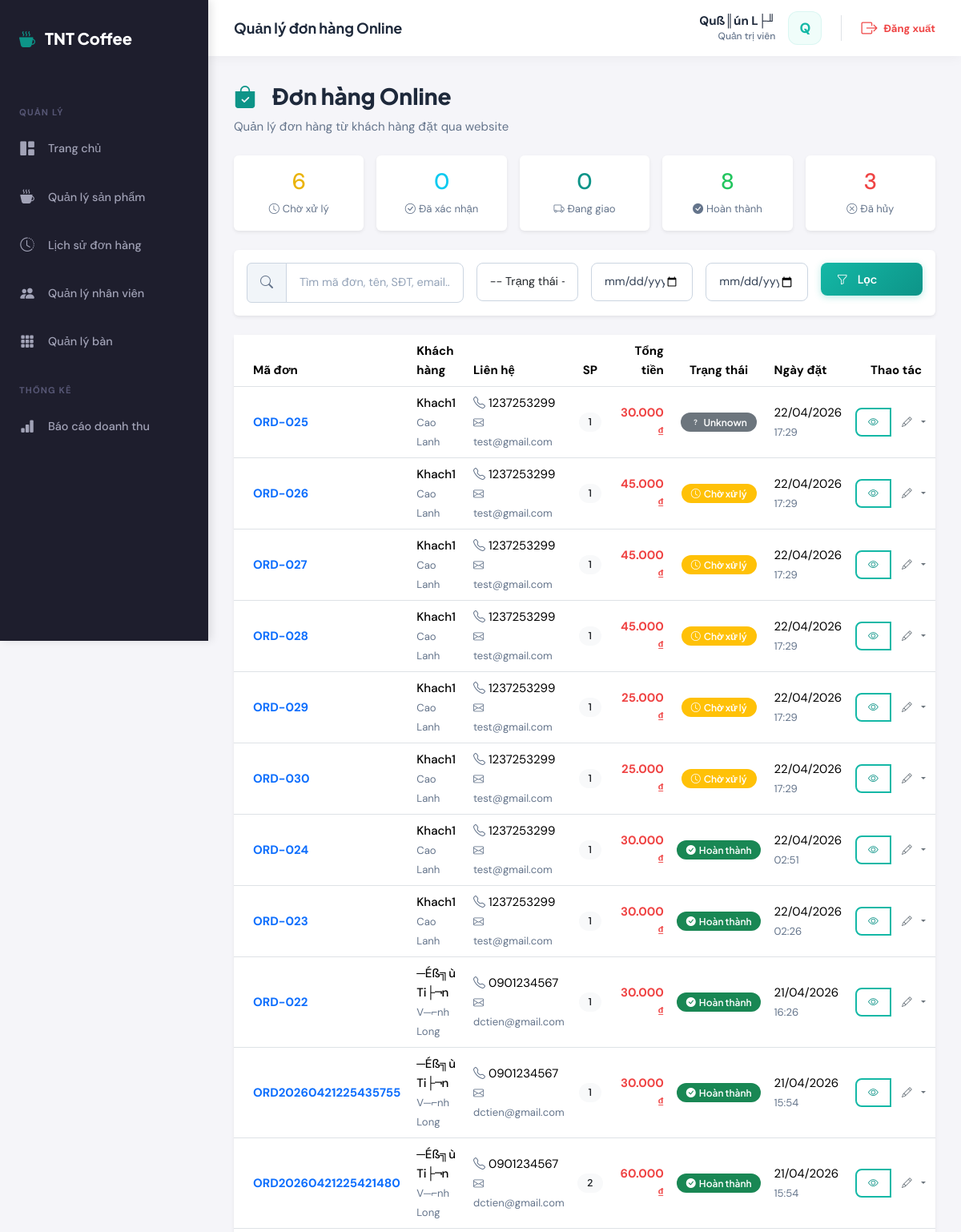
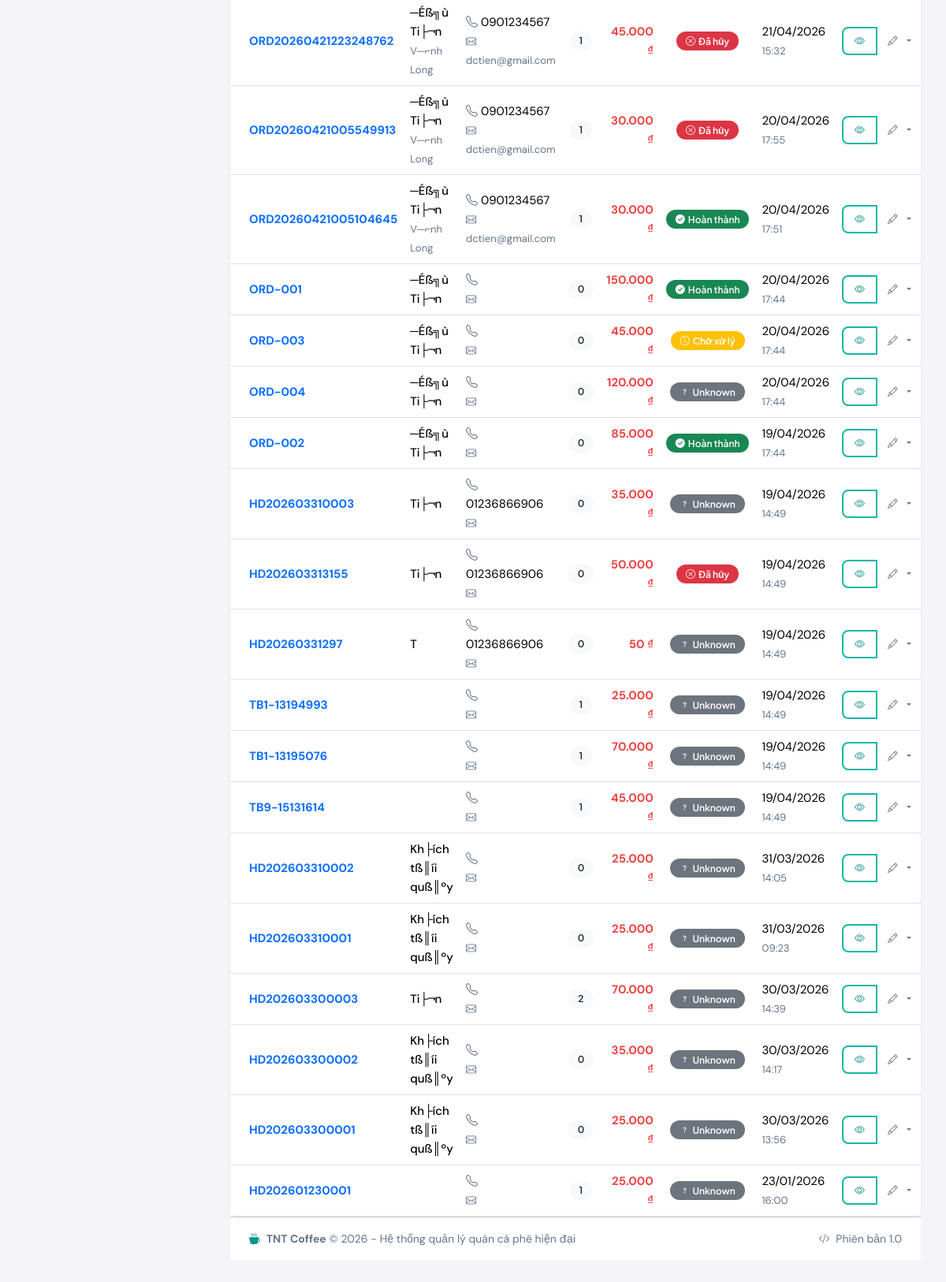
The app's page /admin/orders/index.php (signed in) with its own data (2 pictures, top to bottom).
### tables this page shows
CREATE TABLE `orders` (
  `id` int(11) NOT NULL AUTO_INCREMENT,
  `order_code` varchar(50) NOT NULL,
  `customer_name` varchar(100) DEFAULT NULL,
  `customer_phone` varchar(20) DEFAULT NULL,
  `customer_email` varchar(255) DEFAULT NULL,
  `shipping_address` text DEFAULT NULL,
  `user_id` int(11) DEFAULT NULL,
  `table_id` int(11) DEFAULT NULL,
  `customer_id` int(11) DEFAULT NULL,
  `total_amount` decimal(15,2) NOT NULL DEFAULT 0.00,
  `status` enum('pending','preparing','served','completed','cancelled') DEFAULT 'pending',
  `payment_status` enum('pending','paid') DEFAULT 'pending',
  `payment_method` enum('cash','transfer','cod') DEFAULT 'cod',
  `note` text DEFAULT NULL,
  `created_at` timestamp NULL DEFAULT current_timestamp(),
  `updated_at` timestamp NULL DEFAULT current_timestamp() ON UPDATE current_timestamp(),
  PRIMARY KEY (`id`),
  UNIQUE KEY `order_code` (`order_code`),
  KEY `user_id` (`user_id`),
  KEY `table_id` (`table_id`),
  KEY `customer_id` (`customer_id`),
  CONSTRAINT `orders_ibfk_1` FOREIGN KEY (`user_id`) REFERENCES `users` (`id`),
  CONSTRAINT `orders_ibfk_2` FOREIGN KEY (`table_id`) REFERENCES `tables` (`id`)
);

### config/config.php (called while the page is built, shortened)
<?php
function sanitize($data) {
    return htmlspecialchars(strip_tags(trim($data)));
}
function formatCurrency($amount) {
    return number_format($amount, 0, ',', '.') . ' ₫';
}

### config/database.php (called while the page is built, shortened)
<?php
function executeQuery($pdo, $sql, $params = []) {
    try {
        $stmt = $pdo->prepare($sql);
        $stmt->execute($params);
        return $stmt;
    } catch (PDOException $e) {
        error_log("Query Error: " . $e->getMessage());
        throw $e;
    }
}
function fetchOne($pdo, $sql, $params = []) {
    $stmt = executeQuery($pdo, $sql, $params);
    return $stmt->fetch();
}
function fetchAll($pdo, $sql, $params = []) {
    $stmt = executeQuery($pdo, $sql, $params);
    return $stmt->fetchAll();
}

### admin/orders/index.php (the view, shortened to what this page needs)
<?php
require_once dirname(dirname(__DIR__)) . '/config/config.php';
require_once dirname(dirname(__DIR__)) . '/config/database.php';
$status = sanitize($_GET['status'] ?? '');
$search = sanitize($_GET['search'] ?? '');
$dateFrom = sanitize($_GET['date_from'] ?? '');
$dateTo = sanitize($_GET['date_to'] ?? '');
$where = ['1=1'];
$params = [];
$whereClause = implode(' AND ', $where);
$orders = fetchAll($pdo, "
    SELECT o.*, c.email as account_email,
           (SELECT COUNT(*) FROM order_details WHERE order_id = o.id) as item_count
    FROM orders o
    LEFT JOIN customers c ON o.customer_id = c.id
    WHERE {$whereClause}
    ORDER BY o.created_at DESC
", $params);
$stats = [
    'pending' => fetchOne($pdo, "SELECT COUNT(*) as count FROM orders WHERE status = 'pending'")['count'],
    'confirmed' => fetchOne($pdo, "SELECT COUNT(*) as count FROM orders WHERE status = 'confirmed'")['count'],
    'shipping' => fetchOne($pdo, "SELECT COUNT(*) as count FROM orders WHERE status = 'shipping'")['count'],
    'completed' => fetchOne($pdo, "SELECT COUNT(*) as count FROM orders WHERE status = 'completed'")['count'],
    'cancelled' => fetchOne($pdo, "SELECT COUNT(*) as count FROM orders WHERE status = 'cancelled'")['count'],
];
$statusLabels = [
    'pending' => ['Chờ xử lý', 'warning', 'clock'],
    'confirmed' => ['Đã xác nhận', 'info', 'check-circle'],
    'shipping' => ['Đang giao', 'primary', 'truck'],
    'completed' => ['Hoàn thành', 'success', 'check-circle-fill'],
    'cancelled' => ['Đã hủy', 'danger', 'x-circle'],
];
require_once dirname(dirname(__DIR__)) . '/includes/header.php';
?>
<div class="d-flex justify-content-between align-items-center mb-4">
    <div>
        <h1 class="page-title">
            <i class="bi bi-bag-check-fill text-primary me-2"></i>Đơn hàng Online
        </h1>
        <p class="text-muted mb-0">Quản lý đơn hàng từ khách hàng đặt qua website</p>
    </div>
</div>
<div class="row g-3 mb-4">
    <div class="col-6 col-md">
        <a href="?status=pending" class="text-decoration-none">
            <div class="card border-0 shadow-sm h-100 <?= $status === 'pending' ? 'border-warning border-2' : '' ?>">
                <div class="card-body text-center py-3">
                    <div class="h3 mb-1 text-warning"><?= $stats['pending'] ?></div>
                    <small class="text-muted"><i class="bi bi-clock me-1"></i>Chờ xử lý</small>
                </div>
            </div>
        </a>
    </div>
    <div class="col-6 col-md">
        <a href="?status=confirmed" class="text-decoration-none">
            <div class="card border-0 shadow-sm h-100 <?= $status === 'confirmed' ? 'border-info border-2' : '' ?>">
                <div class="card-body text-center py-3">
                    <div class="h3 mb-1 text-info"><?= $stats['confirmed'] ?></div>
                    <small class="text-muted"><i class="bi bi-check-circle me-1"></i>Đã xác nhận</small>
                </div>
            </div>
        </a>
    </div>
    <div class="col-6 col-md">
        <a href="?status=shipping" class="text-decoration-none">
            <div class="card border-0 shadow-sm h-100 <?= $status === 'shipping' ? 'border-primary border-2' : '' ?>">
                <div class="card-body text-center py-3">
                    <div class="h3 mb-1 text-primary"><?= $stats['shipping'] ?></div>
                    <small class="text-muted"><i class="bi bi-truck me-1"></i>Đang giao</small>
                </div>
            </div>
        </a>
    </div>
    <div class="col-6 col-md">
        <a href="?status=completed" class="text-decoration-none">
            <div class="card border-0 shadow-sm h-100 <?= $status === 'completed' ? 'border-success border-2' : '' ?>">
                <div class="card-body text-center py-3">
                    <div class="h3 mb-1 text-success"><?= $stats['completed'] ?></div>
                    <small class="text-muted"><i class="bi bi-check-circle-fill me-1"></i>Hoàn thành</small>
                </div>
            </div>
        </a>
    </div>
    <div class="col-6 col-md">
        <a href="?status=cancelled" class="text-decoration-none">
            <div class="card border-0 shadow-sm h-100 <?= $status === 'cancelled' ? 'border-danger border-2' : '' ?>">
                <div class="card-body text-center py-3">
                    <div class="h3 mb-1 text-danger"><?= $stats['cancelled'] ?></div>
                    <small class="text-muted"><i class="bi bi-x-circle me-1"></i>Đã hủy</small>
                </div>
            </div>
        </a>
    </div>
</div>
<div class="card border-0 shadow-sm mb-4">
    <div class="card-body">
        <form method="GET" class="row g-3">
            <div class="col-md-4">
                <div class="input-group">
                    <span class="input-group-text"><i class="bi bi-search"></i></span>
                    <input type="text" class="form-control" name="search" placeholder="Tìm mã đơn, tên, SĐT, email..." value="<?= htmlspecialchars($search) ?>">
                </div>
            </div>
            <div class="col-md-2">
                <select name="status" class="form-select">
                    <option value="">-- Trạng thái --</option>
                </select>
            </div>
            <div class="col-md-2">
                <input type="date" class="form-control" name="date_from" placeholder="Từ ngày" value="<?= htmlspecialchars($dateFrom) ?>">
            </div>
            <div class="col-md-2">
                <input type="date" class="form-control" name="date_to" placeholder="Đến ngày" value="<?= htmlspecialchars($dateTo) ?>">
            </div>
            <div class="col-md-2">
                <button type="submit" class="btn btn-primary w-100">
                    <i class="bi bi-funnel me-1"></i>Lọc
                </button>
            </div>
        </form>
    </div>
</div>
<div class="card border-0 shadow-sm">
    <div class="card-body p-0">
        <div class="table-responsive">
            <table class="table table-hover align-middle mb-0">
                <thead class="bg-light">
                    <tr>
                        <th class="ps-4">Mã đơn</th>
                        <th>Khách hàng</th>
                        <th>Liên hệ</th>
                        <th class="text-center">SP</th>
                        <th class="text-end">Tổng tiền</th>
                        <th class="text-center">Trạng thái</th>
                        <th>Ngày đặt</th>
                        <th class="text-center pe-4">Thao tác</th>
                    </tr>
                </thead>
                <tbody>
                    <?php if (empty($orders)): ?>
                        <tr>
                            <td colspan="8" class="text-center py-5">
                                <i class="bi bi-inbox text-muted" style="font-size: 3rem;"></i>
                                <p class="text-muted mt-2 mb-0">Không có đơn hàng nào</p>
                            </td>
                        </tr>
                    <?php else: ?>
                        <?php foreach ($orders as $order): ?>
                            <?php $statusInfo = $statusLabels[$order['status']] ?? ['Unknown', 'secondary', 'question']; ?>
                            <tr>
                                <td class="ps-4">
                                    <a href="<?= BASE_URL ?>/admin/orders/view.php?id=<?= $order['id'] ?>" class="fw-bold text-decoration-none">
                                        <?= htmlspecialchars($order['order_code']) ?>
                                    </a>
                                </td>
                                <td>
                                    <div class="fw-medium"><?= htmlspecialchars($order['customer_name']) ?></div>
                                    <small class="text-muted"><?= htmlspecialchars(mb_strimwidth($order['shipping_address'], 0, 40, '...')) ?></small>
                                </td>
                                <td>
                                    <div><i class="bi bi-telephone me-1 text-muted"></i><?= htmlspecialchars($order['customer_phone']) ?></div>
                                    <small class="text-muted"><i class="bi bi-envelope me-1"></i><?= htmlspecialchars($order['customer_email']) ?></small>
                                </td>
                                <td class="text-center">
                                    <span class="badge bg-light text-dark"><?= $order['item_count'] ?></span>
                                </td>
                                <td class="text-end fw-bold text-danger">
                                    <?= formatCurrency($order['total_amount']) ?>
                                </td>
                                <td class="text-center">
                                    <span class="badge bg-<?= $statusInfo[1] ?>">
                                        <i class="bi bi-<?= $statusInfo[2] ?> me-1"></i><?= $statusInfo[0] ?>
                                    </span>
                                </td>
                                <td>
                                    <div><?= date('d/m/Y', strtotime($order['created_at'])) ?></div>
                                    <small class="text-muted"><?= date('H:i', strtotime($order['created_at'])) ?></small>
                                </td>
                                <td class="text-center pe-4">
                                    <div class="btn-group">
                                        <a href="<?= BASE_URL ?>/admin/orders/view.php?id=<?= $order['id'] ?>" class="btn btn-sm btn-outline-primary" title="Xem chi tiết">
                                            <i class="bi bi-eye"></i>
                                        </a>
                                        <button type="button" class="btn btn-sm btn-outline-secondary dropdown-toggle" data-bs-toggle="dropdown" title="Đổi trạng thái">
                                            <i class="bi bi-pencil"></i>
                                        </button>
                                    </div>
                                </td>
                            </tr>
                        <?php endforeach; ?>
                    <?php endif; ?>
                </tbody>
            </table>
        </div>
    </div>
</div>
<?php require_once dirname(dirname(__DIR__)) . '/includes/footer.php'; ?>

### assets/css/style.css (style rules this page uses)
:root { --primary-50: #f0fdfa; --primary-100: #ccfbf1; --primary-200: #99f6e4; --primary-300: #5eead4; --primary-400: #2dd4bf; --primary-500: #14b8a6; --primary-600: #0d9488; --primary-700: #0f766e; --primary-800: #115e59; --primary-900: #134e4a; --accent-400: #fb923c; --accent-500: #f97316; --accent-600: #ea580c; --gray-50: #f8fafc; --gray-100: #f1f5f9; --gray-200: #e2e8f0; --gray-300: #cbd5e1; --gray-400: #94a3b8; --gray-500: #64748b; --gray-600: #475569; --gray-700: #334155; --gray-800: #1e293b; --gray-900: #0f172a; --success: #22c55e; --warning: #eab308; --danger: #ef4444; --info: #3b82f6; --font-display: 'Plus Jakarta Sans', sans-serif; --font-body: 'DM Sans', sans-serif; --shadow-sm: 0 1px 2px 0 rgb(0 0 0 / 0.05); --shadow: 0 1px 3px 0 rgb(0 0 0 / 0.1), 0 1px 2px -1px rgb(0 0 0 / 0.1); --shadow-md: 0 4px 6px -1px rgb(0 0 0 / 0.1), 0 2px 4px -2px rgb(0 0 0 / 0.1); --shadow-lg: 0 10px 15px -3px rgb(0 0 0 / 0.1), 0 4px 6px -4px rgb(0 0 0 / 0.1); --shadow-xl: 0 20px 25px -5px rgb(0 0 0 / 0.1), 0 8px 10px -6px rgb(0 0 0 / 0.1); --radius-sm: 0.375rem; --radius: 0.5rem; --radius-md: 0.75rem; --radius-lg: 1rem; --radius-xl: 1.5rem; --radius-full: 9999px; --transition-fast: 150ms cubic-bezier(0.4, 0, 0.2, 1); --transition: 200ms cubic-bezier(0.4, 0, 0.2, 1); --transition-slow: 300ms cubic-bezier(0.4, 0, 0.2, 1); }
*, *::before, *::after { box-sizing: border-box; margin: 0; padding: 0; }
html { scroll-behavior: smooth; }
body { font-family: var(--font-body); font-size: 15px; line-height: 1.6; color: var(--gray-700); background: linear-gradient(135deg, var(--gray-50) 0%, var(--primary-50) 100%); min-height: 100vh; -webkit-font-smoothing: antialiased; -moz-osx-font-smoothing: grayscale; }
h1, h2, h3, h4, h5, h6 { font-family: var(--font-display); font-weight: 700; color: var(--gray-800); line-height: 1.3; }
h1 { font-size: 2.25rem; }
:root { --sidebar-width: 260px; --sidebar-bg: #1e1e2d; --sidebar-color: #a2a3b7; --sidebar-active-bg: #1b1b28; --sidebar-active-color: #ffffff; --content-bg: #f5f5f9; --topbar-height: 70px; }
.btn { font-family: var(--font-display); font-weight: 600; font-size: 0.875rem; padding: 0.625rem 1.25rem; border-radius: var(--radius); transition: var(--transition); display: inline-flex; align-items: center; gap: 0.5rem; border: none; cursor: pointer; }
.btn-primary { background: linear-gradient(135deg, var(--primary-500), var(--primary-600)); color: white; box-shadow: 0 2px 8px rgba(20, 184, 166, 0.3); }
.btn-outline-primary { background: transparent; color: var(--primary-600); border: 2px solid var(--primary-500); }
.btn-sm { padding: 0.375rem 0.875rem; font-size: 0.8rem; }
.form-control { font-family: var(--font-body); font-size: 0.9rem; padding: 0.75rem 1rem; border: 1px solid var(--gray-300); border-radius: var(--radius); background: white; color: var(--gray-700); transition: var(--transition); }
.form-control::placeholder { color: var(--gray-400); }
.form-select { font-family: var(--font-body); font-size: 0.9rem; padding: 0.75rem 1rem; border: 1px solid var(--gray-300); border-radius: var(--radius); background: white; transition: var(--transition); }
.input-group { position: relative; }
.input-group .input-group-text { background: var(--gray-100); border: 1px solid var(--gray-300); color: var(--gray-500); padding: 0.75rem 1rem; }
.badge { font-family: var(--font-display); font-weight: 600; font-size: 0.75rem; padding: 0.375rem 0.75rem; border-radius: var(--radius-full); }
.page-title { font-family: var(--font-display); font-size: 1.75rem; font-weight: 800; color: var(--gray-800); display: flex; align-items: center; gap: 0.75rem; }
.page-title i { color: var(--primary-500); }
.text-primary { color: var(--primary-600) !important; }
.text-success { color: var(--success) !important; }
.text-warning { color: var(--warning) !important; }
.text-danger { color: var(--danger) !important; }
.text-muted { color: var(--gray-500) !important; }
.fw-medium { font-weight: 500 !important; }
.fw-bold { font-weight: 700 !important; }

### records on screen
orders: order_code "ORD-025", customer_name "Khach1", shipping_address "Cao Lanh", customer_phone "1237253299", customer_email "test@gmail.com", item_count "1", total_amount "30.000 ₫", status "Unknown", created_at "22/04/2026", created_at "17:29"
orders: order_code "ORD-026", customer_name "Khach1", shipping_address "Cao Lanh", customer_phone "1237253299", customer_email "test@gmail.com", item_count "1", total_amount "45.000 ₫", status "Chờ xử lý", created_at "22/04/2026", created_at "17:29"
orders: order_code "ORD-027", customer_name "Khach1", shipping_address "Cao Lanh", customer_phone "1237253299", customer_email "test@gmail.com", item_count "1", total_amount "45.000 ₫", status "Chờ xử lý", created_at "22/04/2026", created_at "17:29"
orders: order_code "ORD-028", customer_name "Khach1", shipping_address "Cao Lanh", customer_phone "1237253299", customer_email "test@gmail.com", item_count "1", total_amount "45.000 ₫", status "Chờ xử lý", created_at "22/04/2026", created_at "17:29"
orders: order_code "ORD-029", customer_name "Khach1", shipping_address "Cao Lanh", customer_phone "1237253299", customer_email "test@gmail.com", item_count "1", total_amount "25.000 ₫", status "Chờ xử lý", created_at "22/04/2026", created_at "17:29"
orders: order_code "ORD-030", customer_name "Khach1", shipping_address "Cao Lanh", customer_phone "1237253299", customer_email "test@gmail.com", item_count "1", total_amount "25.000 ₫", status "Chờ xử lý", created_at "22/04/2026", created_at "17:29"
orders: order_code "ORD-024", customer_name "Khach1", shipping_address "Cao Lanh", customer_phone "1237253299", customer_email "test@gmail.com", item_count "1", total_amount "30.000 ₫", status "Hoàn thành", created_at "22/04/2026", created_at "02:51"
orders: order_code "ORD-023", customer_name "Khach1", shipping_address "Cao Lanh", customer_phone "1237253299", customer_email "test@gmail.com", item_count "1", total_amount "30.000 ₫", status "Hoàn thành", created_at "22/04/2026", created_at "02:26"
orders: order_code "ORD-022", customer_name "─Éß╗ù Ti├¬n", shipping_address "V─⌐nh Long", customer_phone "0901234567", customer_email "dctien@gmail.com", item_count "1", total_amount "30.000 ₫", status "Hoàn thành", created_at "21/04/2026", created_at "16:26"
orders: order_code "ORD20260421225435755", customer_name "─Éß╗ù Ti├¬n", shipping_address "V─⌐nh Long", customer_phone "0901234567", customer_email "dctien@gmail.com", item_count "1", total_amount "30.000 ₫", status "Hoàn thành", created_at "21/04/2026", created_at "15:54"
orders: order_code "ORD20260421225421480", customer_name "─Éß╗ù Ti├¬n", shipping_address "V─⌐nh Long", customer_phone "0901234567", customer_email "dctien@gmail.com", item_count "2", total_amount "60.000 ₫", status "Hoàn thành", created_at "21/04/2026", created_at "15:54"
orders: order_code "ORD20260421223248762", customer_name "─Éß╗ù Ti├¬n", shipping_address "V─⌐nh Long", customer_phone "0901234567", customer_email "dctien@gmail.com", item_count "1", total_amount "45.000 ₫", status "Đã hủy", created_at "21/04/2026", created_at "15:32"
orders: order_code "ORD20260421005549913", customer_name "─Éß╗ù Ti├¬n", shipping_address "V─⌐nh Long", customer_phone "0901234567", customer_email "dctien@gmail.com", item_count "1", total_amount "30.000 ₫", status "Đã hủy", created_at "20/04/2026", created_at "17:55"
orders: order_code "ORD20260421005104645", customer_name "─Éß╗ù Ti├¬n", shipping_address "V─⌐nh Long", customer_phone "0901234567", customer_email "dctien@gmail.com", item_count "1", total_amount "30.000 ₫", status "Hoàn thành", created_at "20/04/2026", created_at "17:51"
orders: order_code "ORD-001", customer_name "─Éß╗ù Ti├¬n", item_count "0", total_amount "150.000 ₫", status "Hoàn thành", created_at "20/04/2026", created_at "17:44"
orders: order_code "ORD-003", customer_name "─Éß╗ù Ti├¬n", item_count "0", total_amount "45.000 ₫", status "Chờ xử lý", created_at "20/04/2026", created_at "17:44"
orders: order_code "ORD-004", customer_name "─Éß╗ù Ti├¬n", item_count "0", total_amount "120.000 ₫", status "Unknown", created_at "20/04/2026", created_at "17:44"
orders: order_code "ORD-002", customer_name "─Éß╗ù Ti├¬n", item_count "0", total_amount "85.000 ₫", status "Hoàn thành", created_at "19/04/2026", created_at "17:44"
orders: order_code "HD202603310003", customer_name "Ti├¬n", customer_phone "01236866906", item_count "0", total_amount "35.000 ₫", status "Unknown", created_at "19/04/2026", created_at "14:49"
orders: order_code "HD202603313155", customer_name "Ti├¬n", customer_phone "01236866906", item_count "0", total_amount "50.000 ₫", status "Đã hủy", created_at "19/04/2026", created_at "14:49"
orders: order_code "HD20260331297", customer_name "T", customer_phone "01236866906", item_count "0", total_amount "50 ₫", status "Unknown", created_at "19/04/2026", created_at "14:49"
orders: order_code "TB1-13194993", item_count "1", total_amount "25.000 ₫", status "Unknown", created_at "19/04/2026", created_at "14:49"
orders: order_code "TB1-13195076", item_count "1", total_amount "70.000 ₫", status "Unknown", created_at "19/04/2026", created_at "14:49"
orders: order_code "TB9-15131614", item_count "1", total_amount "45.000 ₫", status "Unknown", created_at "19/04/2026", created_at "14:49"
orders: order_code "HD202603310002", customer_name "Kh├ích tß║íi quß║ºy", item_count "0", total_amount "25.000 ₫", status "Unknown", created_at "31/03/2026", created_at "14:05"
orders: order_code "HD202603310001", customer_name "Kh├ích tß║íi quß║ºy", item_count "0", total_amount "25.000 ₫", status "Unknown", created_at "31/03/2026", created_at "09:23"
orders: order_code "HD202603300003", customer_name "Ti├¬n", item_count "2", total_amount "70.000 ₫", status "Unknown", created_at "30/03/2026", created_at "14:39"
orders: order_code "HD202603300002", customer_name "Kh├ích tß║íi quß║ºy", item_count "0", total_amount "35.000 ₫", status "Unknown", created_at "30/03/2026", created_at "14:17"
orders: order_code "HD202603300001", customer_name "Kh├ích tß║íi quß║ºy", item_count "0", total_amount "25.000 ₫", status "Unknown", created_at "30/03/2026", created_at "13:56"
orders: order_code "HD202601230001", item_count "1", total_amount "25.000 ₫", status "Unknown", created_at "23/01/2026", created_at "16:00"

### other values on screen
$pageTitle "Quản lý đơn hàng Online"
$userName "Quß║ún L├╜"
$userInitial "Q"
$stats['pending'] "6"
$stats['confirmed'] "0"
$stats['shipping'] "0"
$stats['completed'] "8"
$stats['cancelled'] "3"
